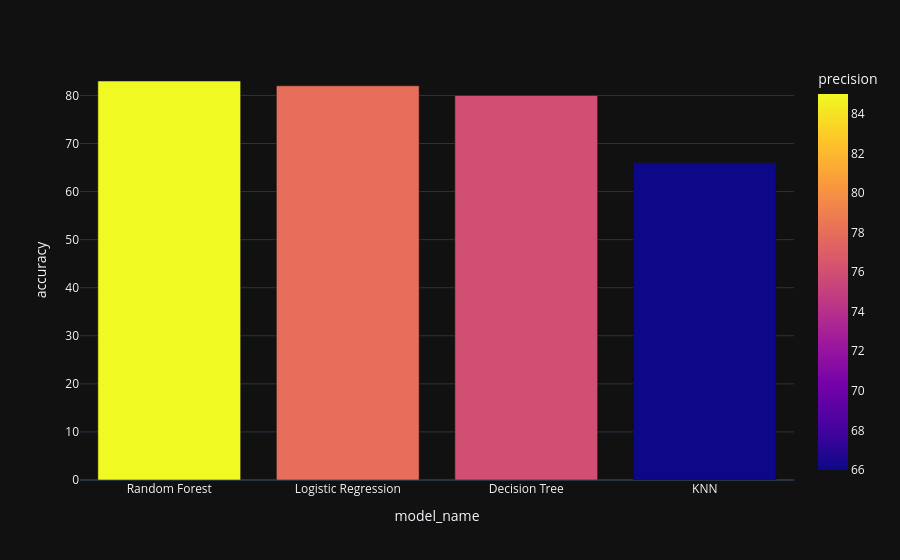

Notebook cell for this chart:
### Code cell
fig=px.bar(models,x="model_name",y="accuracy",color="precision")
fig.show()

### Figure 1 — Plotly figure (JSON) as saved in the notebook; plotly's stock layout.template omitted (floating-point values rounded to 4 significant figures)
{"data": [{"hovertemplate": "model_name=%{x}<br>accuracy=%{y}<br>precision=%{marker.color}<extra></extra>", "legendgroup": "", "marker": {"color": [85.0, 78.0, 76.0, 66.0], "coloraxis": "coloraxis", "pattern": {"shape": ""}}, "name": "", "orientation": "v", "showlegend": false, "textposition": "auto", "x": ["Random Forest", "Logistic Regression", "Decision Tree", "KNN"], "xaxis": "x", "y": [83.0, 82.0, 80.0, 66.0], "yaxis": "y", "type": "bar"}], "layout": {"xaxis": {"anchor": "y", "domain": [0.0, 1.0], "title": {"text": "model_name"}}, "yaxis": {"anchor": "x", "domain": [0.0, 1.0], "title": {"text": "accuracy"}}, "coloraxis": {"colorbar": {"title": {"text": "precision"}}, "colorscale": [[0.0, "#0d0887"], [0.1111, "#46039f"], [0.2222, "#7201a8"], [0.3333, "#9c179e"], [0.4444, "#bd3786"], [0.5556, "#d8576b"], [0.6667, "#ed7953"], [0.7778, "#fb9f3a"], [0.8889, "#fdca26"], [1.0, "#f0f921"]]}, "legend": {"tracegroupgap": 0}, "margin": {"t": 60}, "barmode": "relative"}}
